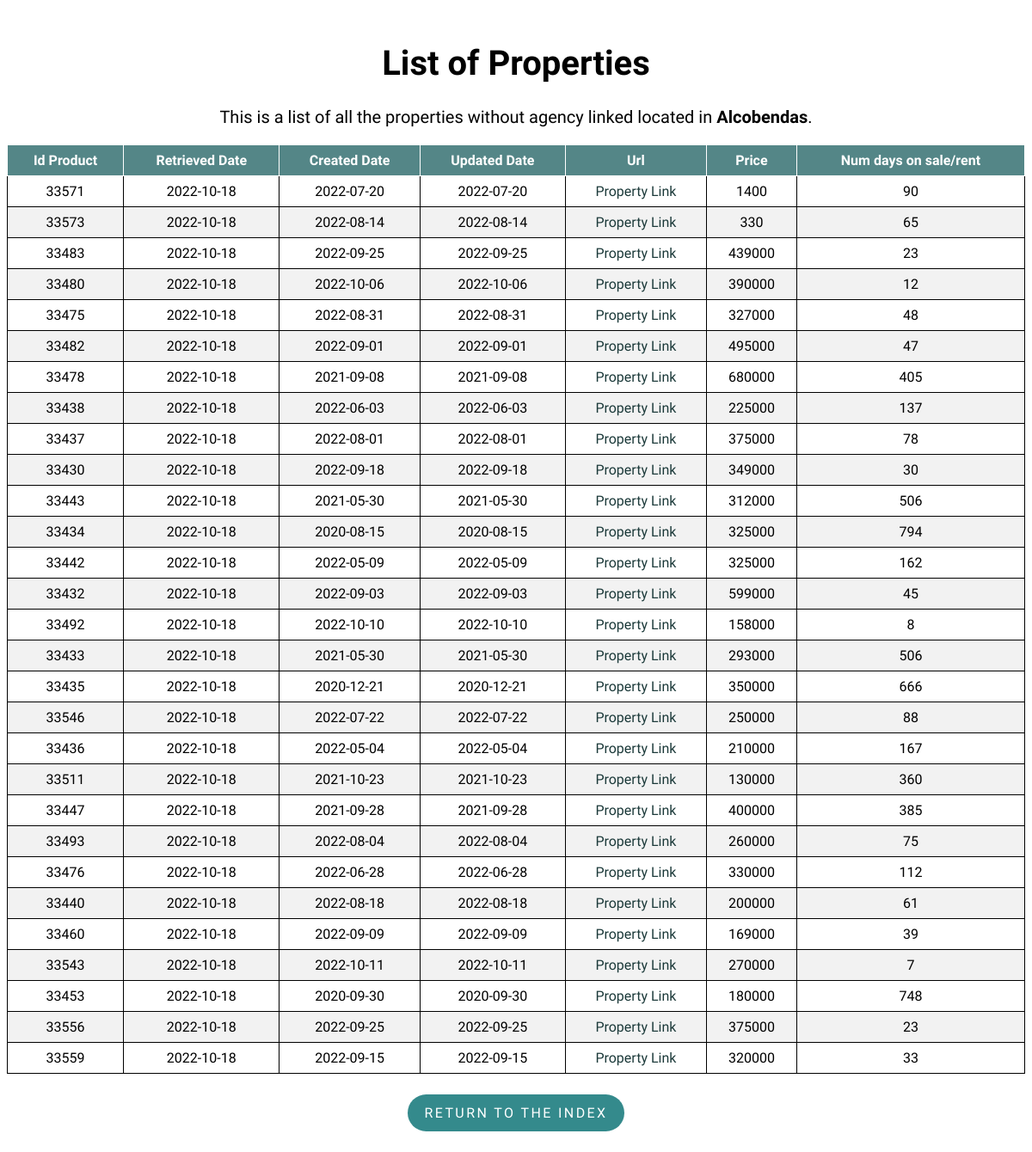
Page /property/Alcobendas on the committed database.
### flask-app/read_db.py (models this page shows)
class Property(db.Model):
    __tablename__ = 'properties'
    id_product = db.Column(db.Integer, primary_key=True)
    retrieved_date = db.Column(db.Date)
    created_date = db.Column(db.Date)
    url = db.Column(db.Text)
    mobile = db.Column(db.Integer)
    agency = db.Column(db.Text)
    real_estate_id = db.Column(db.Integer)
    price = db.Column(db.Integer)
    type_id = db.Column(db.Integer)
    trans_type_id = db.Column(db.Integer)
    location = db.Column(db.Text)
    num_days = db.Column(db.Integer)
    updated_date = db.Column(db.Date)

### flask-app/read_db.py (the view)
@app.route('/property/<location>', methods=['GET', 'POST'])
def property(location):
    properties = Property.query.filter_by(
        type_id=1, location=location).order_by(Property.url).distinct()
    return render_template('list.html', properties=properties, location=location)

### flask-app/templates/list.html (shortened to what this page needs)
<!DOCTYPE html>
<html lang="en">
<head>
    <link rel="stylesheet" type="text/css" href="{{ url_for('static', filename='styles/style.css') }}">
    <link rel="stylesheet" type="text/css" href="{{ url_for('static', filename='styles/tablesort.css') }}">
</head>
<body>
    <h1 class="list_header" style="font-size:40px;">List of Properties</h1>
    <p class="list_header" style="margin-top: 25px;font-size:20px;">This is a list of all the properties without agency linked located in
        <strong>{{ location }}</strong>.
    </p>
    <table class="table table-sortable">
        <thead>
            <tr>
                <th>Id Product</th>
                <th>Retrieved Date</th>
                <th>Created Date</th>
                <th>Updated Date</th>
                <th>Url</th>
                <th>Price</th>
                <th>Num days on sale/rent</th>
            </tr>
        </thead>
        <tbody>
            {% for property in properties %}
            <tr>
                <td>{{ property.id_product }}</td>
                <td>{{ property.retrieved_date }}</td>
                <td>{{ property.created_date }}</td>
                <td>{{ property.updated_date }}</td>
                <td>
                    <a class="property_link" href={{ property.url }}>Property Link</a>
                </td>
                <td><a>{{ property.price }}</a></td>
                <td>{{ property.num_days }}</td>
            </tr>
            {% endfor %}
        </tbody>
    </table>
    <div class = "btn_container">
        <p class="return_btn"><a class = "btn_link" href="{{ url_for('index') }}">Return to the index</a></p>
    </div>
</body>
</html>

### flask-app/static/styles/style.css (style rules this page uses)
body { font-family: 'Muli','Open Sans','Open Sans-fallback',sans-serif; }
table, th, td { border: 1px solid; }
table { width: 100%; border-collapse: collapse; }
th, td { text-align: center; padding: 8px; }
tr:nth-child(even) { background-color: #f2f2f2 }
th { background-color: rgb(84, 134, 135); color: white; }
.index_header, .list_header { margin-top: 50px; text-align: center; }
a.property_link { text-decoration: none; }
a.property_link:link, a.property_link:visited { color: rgb(28, 58, 58); }
.return_btn { display: inline-block; padding: .75rem 1.25rem; border-radius: 10rem; text-transform: uppercase; font-size: 1rem; letter-spacing: .15rem; transition: all .3s; position: relative; overflow: hidden; z-index: 1; background-color: rgb(52, 138, 140); }
.btn_link { text-decoration: none; color: #fff; }
.btn_container { margin-top: 8px; display: flex; justify-content: center; align-items: center; }

### flask-app/static/styles/tablesort.css (style rules this page uses)
.table-sortable th { cursor: pointer; }

### rows in the picture
Property: id_product "33571", retrieved_date "2022-10-18", created_date "2022-07-20", updated_date "2022-07-20", price "1400", num_days "90"
Property: id_product "33573", retrieved_date "2022-10-18", created_date "2022-08-14", updated_date "2022-08-14", price "330", num_days "65"
Property: id_product "33483", retrieved_date "2022-10-18", created_date "2022-09-25", updated_date "2022-09-25", price "439000", num_days "23"
Property: id_product "33480", retrieved_date "2022-10-18", created_date "2022-10-06", updated_date "2022-10-06", price "390000", num_days "12"
Property: id_product "33475", retrieved_date "2022-10-18", created_date "2022-08-31", updated_date "2022-08-31", price "327000", num_days "48"
Property: id_product "33482", retrieved_date "2022-10-18", created_date "2022-09-01", updated_date "2022-09-01", price "495000", num_days "47"
Property: id_product "33478", retrieved_date "2022-10-18", created_date "2021-09-08", updated_date "2021-09-08", price "680000", num_days "405"
Property: id_product "33438", retrieved_date "2022-10-18", created_date "2022-06-03", updated_date "2022-06-03", price "225000", num_days "137"
Property: id_product "33437", retrieved_date "2022-10-18", created_date "2022-08-01", updated_date "2022-08-01", price "375000", num_days "78"
Property: id_product "33430", retrieved_date "2022-10-18", created_date "2022-09-18", updated_date "2022-09-18", price "349000", num_days "30"
Property: id_product "33443", retrieved_date "2022-10-18", created_date "2021-05-30", updated_date "2021-05-30", price "312000", num_days "506"
Property: id_product "33434", retrieved_date "2022-10-18", created_date "2020-08-15", updated_date "2020-08-15", price "325000", num_days "794"
Property: id_product "33442", retrieved_date "2022-10-18", created_date "2022-05-09", updated_date "2022-05-09", price "325000", num_days "162"
Property: id_product "33432", retrieved_date "2022-10-18", created_date "2022-09-03", updated_date "2022-09-03", price "599000", num_days "45"
Property: id_product "33492", retrieved_date "2022-10-18", created_date "2022-10-10", updated_date "2022-10-10", price "158000", num_days "8"
Property: id_product "33433", retrieved_date "2022-10-18", created_date "2021-05-30", updated_date "2021-05-30", price "293000", num_days "506"
Property: id_product "33435", retrieved_date "2022-10-18", created_date "2020-12-21", updated_date "2020-12-21", price "350000", num_days "666"
Property: id_product "33546", retrieved_date "2022-10-18", created_date "2022-07-22", updated_date "2022-07-22", price "250000", num_days "88"
Property: id_product "33436", retrieved_date "2022-10-18", created_date "2022-05-04", updated_date "2022-05-04", price "210000", num_days "167"
Property: id_product "33511", retrieved_date "2022-10-18", created_date "2021-10-23", updated_date "2021-10-23", price "130000", num_days "360"
Property: id_product "33447", retrieved_date "2022-10-18", created_date "2021-09-28", updated_date "2021-09-28", price "400000", num_days "385"
Property: id_product "33493", retrieved_date "2022-10-18", created_date "2022-08-04", updated_date "2022-08-04", price "260000", num_days "75"
Property: id_product "33476", retrieved_date "2022-10-18", created_date "2022-06-28", updated_date "2022-06-28", price "330000", num_days "112"
Property: id_product "33440", retrieved_date "2022-10-18", created_date "2022-08-18", updated_date "2022-08-18", price "200000", num_days "61"
Property: id_product "33460", retrieved_date "2022-10-18", created_date "2022-09-09", updated_date "2022-09-09", price "169000", num_days "39"
Property: id_product "33543", retrieved_date "2022-10-18", created_date "2022-10-11", updated_date "2022-10-11", price "270000", num_days "7"
Property: id_product "33453", retrieved_date "2022-10-18", created_date "2020-09-30", updated_date "2020-09-30", price "180000", num_days "748"
Property: id_product "33556", retrieved_date "2022-10-18", created_date "2022-09-25", updated_date "2022-09-25", price "375000", num_days "23"
Property: id_product "33559", retrieved_date "2022-10-18", created_date "2022-09-15", updated_date "2022-09-15", price "320000", num_days "33"

### other values in the picture
{{ location }} "Alcobendas"
